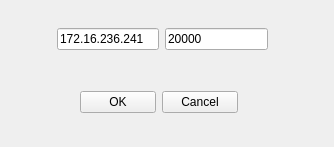
<?xml version="1.0" encoding="UTF-8"?>
<ui version="4.0">
 <class>FM_ServerSettings</class>
 <widget class="QWidget" name="FM_ServerSettings">
  <property name="geometry">
   <rect>
    <x>0</x>
    <y>0</y>
    <width>334</width>
    <height>147</height>
   </rect>
  </property>
  <property name="windowTitle">
   <string>Server Settings</string>
  </property>
  <widget class="QWidget" name="layoutWidget">
   <property name="geometry">
    <rect>
     <x>80</x>
     <y>90</y>
     <width>158</width>
     <height>25</height>
    </rect>
   </property>
   <layout class="QHBoxLayout" name="horizontalLayout">
    <item>
     <widget class="QPushButton" name="Btn_OK">
      <property name="text">
       <string>OK</string>
      </property>
     </widget>
    </item>
    <item>
     <widget class="QPushButton" name="Btn_Cancel">
      <property name="text">
       <string>Cancel</string>
      </property>
     </widget>
    </item>
   </layout>
  </widget>
  <widget class="QWidget" name="layoutWidget">
   <property name="geometry">
    <rect>
     <x>57</x>
     <y>28</y>
     <width>211</width>
     <height>22</height>
    </rect>
   </property>
   <layout class="QHBoxLayout" name="horizontalLayout_2">
    <item>
     <widget class="QLineEdit" name="LE_IP">
      <property name="text">
       <string>172.16.236.241</string>
      </property>
     </widget>
    </item>
    <item>
     <widget class="QLineEdit" name="LE_Port">
      <property name="text">
       <string>20000</string>
      </property>
     </widget>
    </item>
   </layout>
  </widget>
  <widget class="QLabel" name="LB_Show">
   <property name="geometry">
    <rect>
     <x>70</x>
     <y>60</y>
     <width>201</width>
     <height>20</height>
    </rect>
   </property>
   <property name="text">
    <string/>
   </property>
  </widget>
 </widget>
 <resources/>
 <connections/>
</ui>
